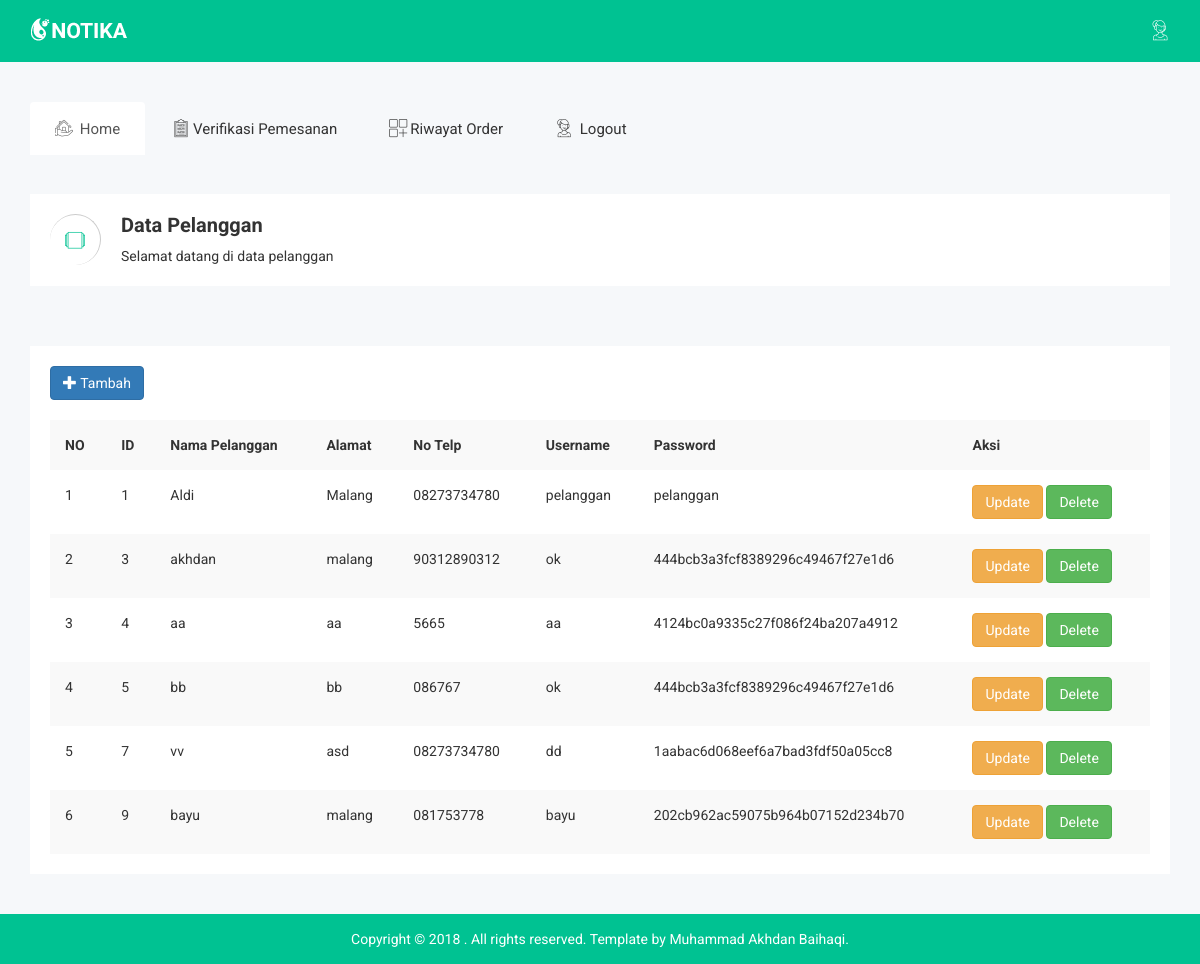
The app's page /index.php/pelanggan with its own data.
### tables this page shows
CREATE TABLE `pelanggan` (
  `id_pelanggan` int(11) NOT NULL,
  `nama` varchar(50) NOT NULL,
  `alamat` text NOT NULL,
  `telp` varchar(50) NOT NULL,
  `username` varchar(50) NOT NULL,
  `password` varchar(50) NOT NULL
);

### application/controllers/Pelanggan.php (called while the page is built, shortened)
<?php
class Pelanggan extends CI_Controller {
	public function index()
	{
		$data['konten']="v_pelanggan";
		$this->load->model('pelanggan_model','pelanggan');
		$data['data_pelanggan']=$this->pelanggan->get_pelanggan();
		$this->load->view('template', $data, FALSE);
	}
}

### index.php (called while the page is built, shortened)
<?php
require_once BASEPATH.'core/CodeIgniter.php';

### application/models/Pelanggan_model.php (called while the page is built, shortened)
<?php
class Pelanggan_model extends CI_Model {
	public function get_pelanggan()
    {
        $data_pelanggan= $this->db->get('pelanggan')->result();
        return $data_pelanggan;
    }
}

### application/views/v_pelanggan.php (the view, shortened to what this page needs)
<div class="breadcomb-area">
  <div class="container">
   <div class="row">
    <div class="col-lg-12 col-md-12 col-sm-12 col-xs-12">
     <div class="breadcomb-list">
      <div class="row">
       <div class="col-lg-6 col-md-6 col-sm-6 col-xs-12">
        <div class="breadcomb-wp">
         <div class="breadcomb-icon">
          <i class="notika-icon notika-windows"></i>
        </div>
        <div class="breadcomb-ctn">
          <h2>Data Pelanggan</h2>
          <p>Selamat datang di data pelanggan</p>
        </div>
      </div>
    </div>
  </div>
</div>
</div>
</div>
</div>
</div>
<div class="normal-table-area">
  <div class="container">
   <div class="row">
    <div class="col-lg-12 col-md-12 col-sm-12 col-xs-12">
      <div class="normal-table-list mg-t-30">
        <div class="basic-tb-hd">
          <a href="#tambah" class="btn btn-primary notika-btn-primary" data-toggle="modal"><span class="glyphicon glyphicon-plus"></span> Tambah</a>
        </div>
        <div class="bsc-tbl-st">
          <table class="table table-striped">
            <tr>
             <th>NO</th><th>ID</th><th>Nama Pelanggan</th><th>Alamat</th><th>No Telp</th><th>Username</th><th>Password</th><th colspan="2">Aksi</th>
           </tr>
           <?php
           $no=0;
           foreach ($data_pelanggan as $dt_p) {
            $no++;
            echo '<tr>
            <td>'.$no.'</td>
            <td>'.$dt_p->id_pelanggan.'</td>
            <td>'.$dt_p->nama.'</td>
            <td>'.$dt_p->alamat.'</td>
            <td>'.$dt_p->telp.'</td>
            <td>'.$dt_p->username.'</td>
            <td>'.$dt_p->password.'</td>
            <td><a href="#update_pelanggan" class="btn btn-warning" data-toggle="modal" onclick="tm_detail('.$dt_p->id_pelanggan.')">Update</a>
            <a href ='.base_url('index.php/pelanggan/hapus_p/'.$dt_p->id_pelanggan).' class="btn btn-success" onclick="return confirm(\'Anda yakin\')">Delete</a></td>
            </tr>';
          }
          ?>
        </table>
      </div>
    </div>
  </div>
</div>
</div>
</div>

### assets/css/main.css (style rules this page uses)
html { color: #222; font-size: 1em; line-height: 1.4; }

### records on screen
pelanggan: id_pelanggan "1", nama "Aldi", alamat "Malang", telp "08273734780", username "pelanggan", password "pelanggan"
pelanggan: id_pelanggan "3", nama "akhdan", alamat "malang", telp "90312890312", username "ok", password "444bcb3a3fcf8389296c49467f27e1d6"
pelanggan: id_pelanggan "4", nama "aa", alamat "aa", telp "5665", username "aa", password "4124bc0a9335c27f086f24ba207a4912"
pelanggan: id_pelanggan "5", nama "bb", alamat "bb", telp "086767", username "ok", password "444bcb3a3fcf8389296c49467f27e1d6"
pelanggan: id_pelanggan "7", nama "vv", alamat "asd", telp "08273734780", username "dd", password "1aabac6d068eef6a7bad3fdf50a05cc8"
pelanggan: id_pelanggan "9", nama "bayu", alamat "malang", telp "081753778", username "bayu", password "202cb962ac59075b964b07152d234b70"
